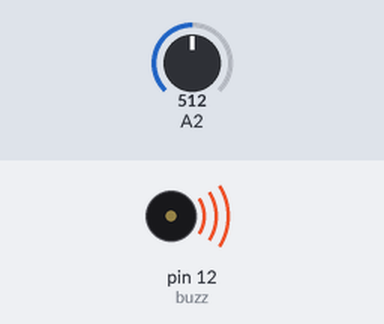
A sketch run on a simulated Arduino Uno, built with avr-gcc and run on an emulated ATmega328P. On the bench: buzzer (waves = sounding). The test bench sets the inputs (shaded band); at power-on: A2 = 512. What the sketch prints to the serial monitor is not drawn.

Above: at 0.1 s.
Timing chart, 0 to 1.6 s (numbered marks = the images above):
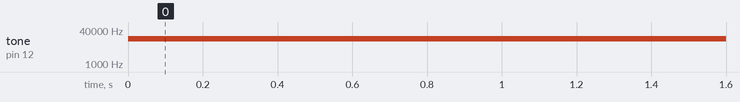

The sketch:

infrarouge.ino
```cpp
int x;
int buzz = 12;
int inter;


void setup()
{
  pinMode(buzz, OUTPUT);
  Serial.begin(9600);
}

void loop()
{
  x = analogRead(2);
  Serial.println(x);
  inter = map( x , 100, 500, 300 ,15000);

tone (buzz , inter);


delay(20);


}
```

Measured:
- by itself, tone on pin 12 (buzz): silent → 15441 Hz at 0.00 s
